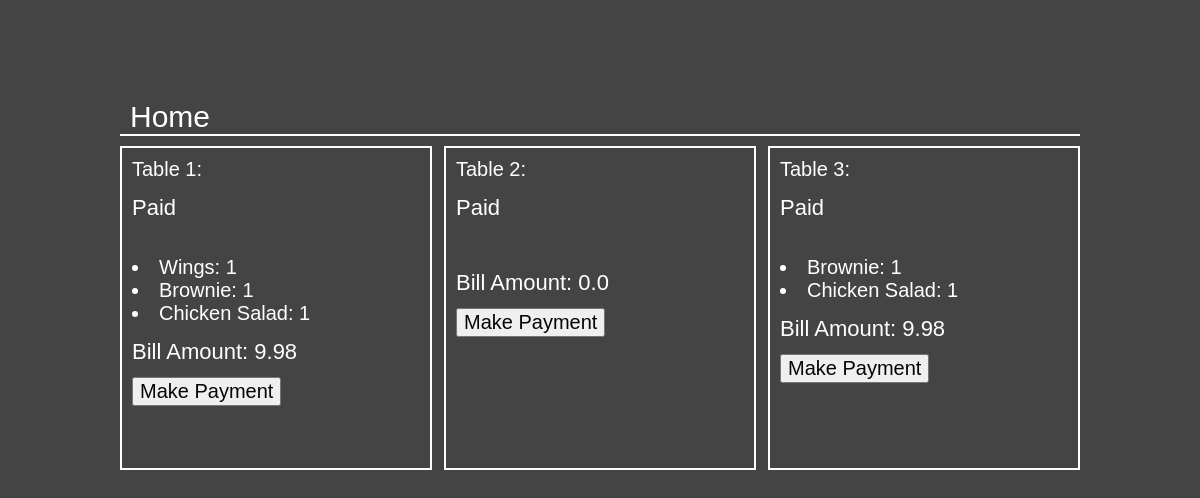
Screenshot of /cashier with the database file from the repository.
### app.py (models this page shows)
class OrderedDish(db.Model):
    id = db.Column(db.Integer, primary_key = True)
    name = db.Column(db.String(30))
    order_id = db.Column(db.Integer, db.ForeignKey('dining_orders.id'))
    quantity = db.Column(db.Integer, default = 0)
    price = db.Column(db.Float, default = 0.0)
    is_served = db.Column(db.Boolean)

class DiningOrders(db.Model):
    __tablename__ = 'dining_orders'
    id = db.Column(db.Integer, primary_key = True)
    tableNum = db.Column(db.Integer, db.ForeignKey('dining_table.tableNum'))
    dishes = db.relationship('OrderedDish', backref = 'order')
    bill_amount = db.Column(db.Float, default = 0.0)

### app.py (the view, shortened to what this page needs)
@app.route('/cashier', methods=['GET', 'POST'])
def cashier():
    table1 = DiningTable.query.filter_by(tableNum=1).first()
    table2 = DiningTable.query.filter_by(tableNum=2).first()
    table3 = DiningTable.query.filter_by(tableNum=3).first()
    new_order_table1 = DiningOrders.query.filter_by(tableNum=1).order_by(DiningOrders.id.desc()).first() # query the new order from Table1
    new_order_table2 = DiningOrders.query.filter_by(tableNum=2).order_by(DiningOrders.id.desc()).first() # query the new order from Table2
    new_order_table3 = DiningOrders.query.filter_by(tableNum=3).order_by(DiningOrders.id.desc()).first() # query the new order from Table3
    if new_order_table1 is not None:
        table1_bill = new_order_table1.bill_amount
    else:
        table1_bill = 0.0
    if new_order_table2 is not None:
        table2_bill = new_order_table2.bill_amount
    else:
        table2_bill = 0.0
    if new_order_table3 is not None:
        table3_bill = new_order_table3.bill_amount
    else:
        table3_bill = 0.0
    if table1.is_paid:
        table1_is_paid = "paid"
    else:
        table1_is_paid = "unpaid"
    if table2.is_paid:
        table2_is_paid = "paid"
    else:
        table2_is_paid = "unpaid"
    if table3.is_paid:
        table3_is_paid = "paid"
    else:
        table3_is_paid = "unpaid"
    return render_template('cashier.html', table1_bill = table1_bill, table2_bill = table2_bill, table3_bill = table3_bill, table1_is_paid = table1_is_paid, table2_is_paid = table2_is_paid, table3_is_paid = table3_is_paid, table1_order = new_order_table1, table2_order = new_order_table2, table3_order = new_order_table3)

### templates/cashier.html (shortened to what this page needs)
<!DOCTYPE html>
<html>
<head>
    <link rel="stylesheet" type="text/css" href="static/css/styles.css">
</head>
<body>
    <div class="menu-link">
        <a href="/">Home</a>
    </div>
    <div class = "container">
        <div class ="tablebox">
            Table 1:
            {% if table1_is_paid == "paid" %}
                <p>Paid</p>
            {% endif %}
           <br>
            <form action="/cashier" method="post">
                {%for dish in table1_order.dishes%}
                    <li> {{dish.name}}: {{dish.quantity}} </li>
                {%endfor%}
            </form>
            <p>Bill Amount: {{table1_bill}}</p>
            <form action="/cashier" method="post">
                <button type = "submit" name = 'pay_table1'>Make Payment</button>
            </form>
            <br><br>
        </div>
        <div class ="tablebox">
            Table 2:
            {% if table2_is_paid == "paid" %}
                <p>Paid</p>
            {% endif %}
            <br>
            <p>Bill Amount: {{table2_bill}}</p>
            <form action="/cashier" method="post">
                <button type = "submit" name = 'pay_table2'>Make Payment</button>
            </form>
            <br><br>
        </div>
        <div class ="tablebox">
            Table 3:
            {% if table3_is_paid == "paid" %}
                <p>Paid</p>
            {% endif %}
            <br>
            <form action="/cashier" method="post">
                {%for dish in table3_order.dishes%}
                    <li> {{dish.name}}: {{dish.quantity}} </li>
                {%endfor%}
            </form>
            <p>Bill Amount: {{table3_bill}}</p>
            <form action="/cashier" method="post">
                <button type = "submit" name = 'pay_table3'>Make Payment</button>
            </form>
            <br><br>
        </div>
    </div>
</body>

### static/css/styles.css (style rules this page uses)
body { background-color: #444444; margin-top: 100px; margin-left: 10%; margin-right: 10%; }
p { margin-bottom: 20px; font-family: Averta, sans-serif; color: #fff; font-size: 22px; line-height: 10px; }
a { -webkit-transition: border-color 200ms ease, color 200ms ease; transition: border-color 200ms ease, color 200ms ease; color: #fff; text-decoration: none; }
li { color: white; font-family: Averta, sans-serif; font-size: 20px; }
form { font-family: Averta, sans-serif; font-size: 22px; color: #fff; }
button { font-family: Averta, sans-serif; font-size: 20px; color: rgb(5, 5, 5); }
.menu-link { font-family: Averta, sans-serif; font-size:30px; margin-top: 0px; padding-right: 0px; padding-left: 10px; border-bottom: 2px solid white; text-align: left; }
.container { display: flex; justify-content: space-between; margin-top: 10px; height: 300px }
.tablebox { width: 30%; margin-bottom: 10px; height: 100%; border: 2px solid white; padding: 10px; color: white; font-family: Averta, sans-serif; font-size: 20px; }

### rows the page displays
OrderedDish: name "Wings", quantity "1"
OrderedDish: name "Brownie", quantity "1"
OrderedDish: name "Chicken Salad", quantity "1"
DiningOrders: bill_amount "9.98"
OrderedDish: name "Brownie", quantity "1"
OrderedDish: name "Chicken Salad", quantity "1"
DiningOrders: bill_amount "9.98"

### other values shown
{{ table2_bill }} "0.0"
